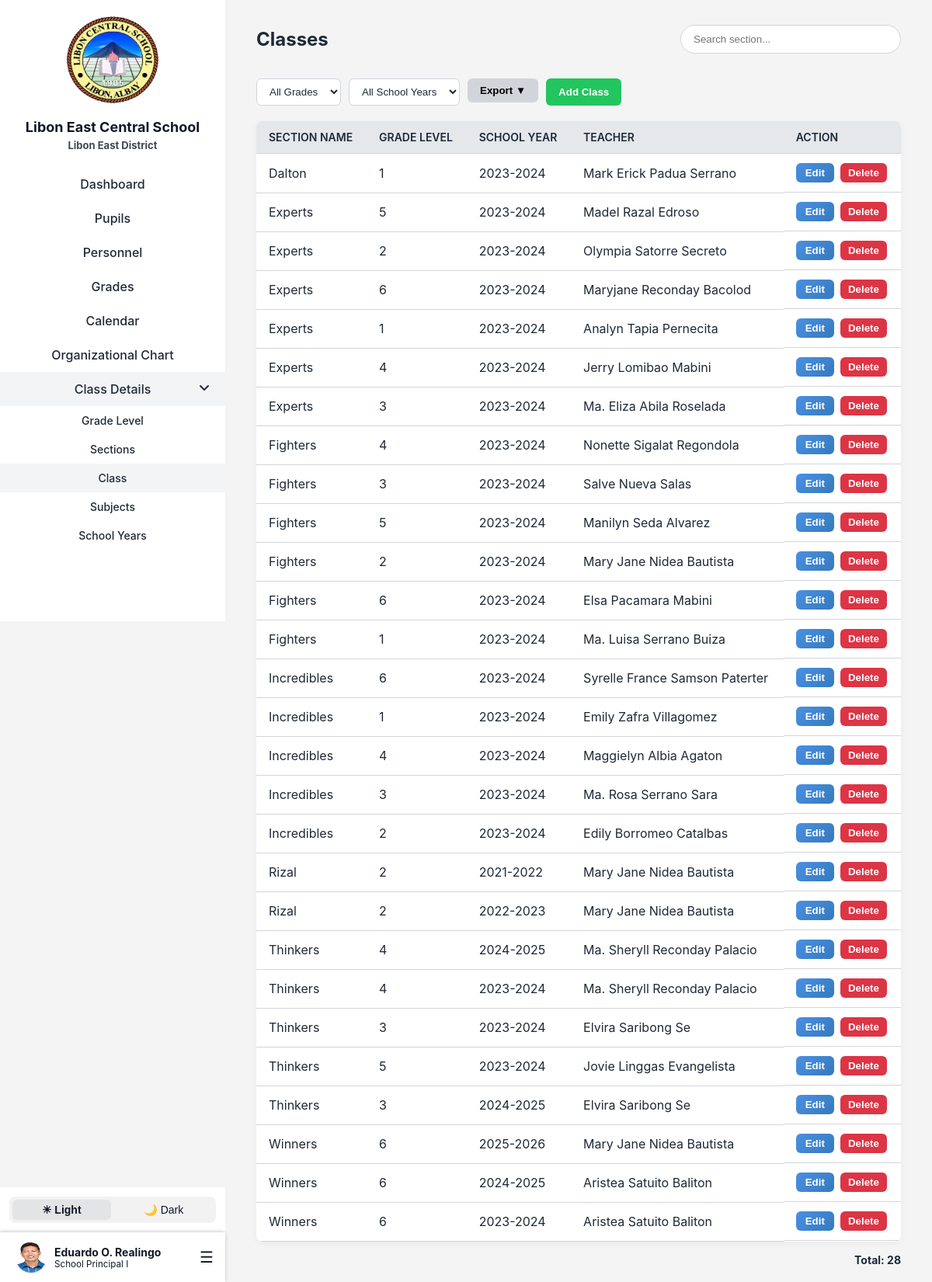
The page /Landing/Login/Page/adminSections.php (signed in) on the database its author committed.
### tables this page shows
CREATE TABLE `teachers` (
  `teacher_id` int(11) NOT NULL,
  `first_name` varchar(100) DEFAULT NULL,
  `middle_name` varchar(100) DEFAULT NULL,
  `last_name` varchar(100) DEFAULT NULL,
  `employee_no` varchar(20) DEFAULT NULL,
  `email` varchar(100) DEFAULT NULL,
  `password` varchar(255) DEFAULT NULL,
  `gender` enum('Male','Female','Other') DEFAULT NULL,
  `birthdate` date DEFAULT NULL,
  `age` int(11) DEFAULT NULL,
  `contact_no` varchar(20) DEFAULT NULL,
  `house_no_street` varchar(255) DEFAULT NULL,
  `barangay` varchar(255) DEFAULT NULL,
  `municipality` varchar(255) DEFAULT NULL,
  `province` varchar(255) DEFAULT NULL,
  `position` varchar(255) NOT NULL,
  `image` varchar(255) NOT NULL DEFAULT 'teacher.png',
  `user_type` char(1) NOT NULL DEFAULT 't' COMMENT 'a - admin\r\nt- teacher\r\nn- non-teaching',
  `user_status` char(1) NOT NULL DEFAULT 'a' COMMENT 'a - active\r\ni - inactive',
  `created_at` datetime DEFAULT current_timestamp(),
  `updated_at` datetime DEFAULT current_timestamp() ON UPDATE current_timestamp(),
  `created_by` int(11) DEFAULT NULL,
  `updated_by` int(11) DEFAULT NULL
);

CREATE TABLE `sections` (
  `section_id` int(11) NOT NULL,
  `section_name` varchar(50) NOT NULL,
  `grade_level_id` int(11) NOT NULL,
  `teacher_id` int(11) DEFAULT NULL,
  `sy_id` int(11) NOT NULL,
  `created_at` datetime DEFAULT current_timestamp(),
  `updated_at` datetime DEFAULT current_timestamp() ON UPDATE current_timestamp(),
  `created_by` int(11) DEFAULT NULL,
  `updated_by` int(11) DEFAULT NULL
);

CREATE TABLE `section_name` (
  `section_name_id` int(11) NOT NULL,
  `section_name` varchar(255) NOT NULL,
  `created_at` datetime DEFAULT current_timestamp(),
  `updated_at` datetime DEFAULT current_timestamp() ON UPDATE current_timestamp(),
  `created_by` int(11) DEFAULT NULL,
  `updated_by` int(11) DEFAULT NULL
);

CREATE TABLE `grade_levels` (
  `grade_level_id` int(11) NOT NULL,
  `level_name` varchar(20) NOT NULL,
  `created_at` datetime DEFAULT current_timestamp(),
  `updated_at` datetime DEFAULT current_timestamp() ON UPDATE current_timestamp(),
  `created_by` int(11) DEFAULT NULL,
  `updated_by` int(11) DEFAULT NULL
);

CREATE TABLE `school_years` (
  `sy_id` int(11) NOT NULL,
  `school_year` varchar(20) DEFAULT NULL,
  `start_date` date DEFAULT NULL,
  `end_date` date DEFAULT NULL,
  `created_at` datetime DEFAULT current_timestamp(),
  `updated_at` datetime DEFAULT current_timestamp() ON UPDATE current_timestamp(),
  `created_by` int(11) DEFAULT NULL,
  `updated_by` int(11) DEFAULT NULL
);

### Landing/Login/Page/adminSections.php (the view, shortened to what this page needs)
<?php
include 'lecs_db.php';
?>
<!DOCTYPE html>
<html lang="en">
<head>
    <link rel="stylesheet" href="css/adminSections.css">
    <link rel="stylesheet" href="css/sidebar.css">
</head>
<body>
<div class="container">
<?php include 'sidebar.php'; ?>
<div class="main-content">
  <div class="header">
    <h1>Classes</h1>
    <form method="GET" style="margin:0;">
      <input type="text" name="search" placeholder="Search section..."
        value="<?php echo isset($_GET['search']) ? htmlspecialchars($_GET['search']) : ''; ?>">
    </form>
  </div>
<div class="header-buttons">
  <form method="GET" class="filter-form">
    <select name="grade_filter" onchange="this.form.submit()">
      <option value="">All Grades</option>
    </select>
    <select name="sy_filter" onchange="this.form.submit()">
      <option value="">All School Years</option>
    </select>
  </form>
  <div class="export-dropdown">
    <button type="button" class="export-btn" onclick="toggleDropdown()">Export ▼</button>
  </div>
  <button type="button" class="add-btn" onclick="openAddModal()">Add Class</button>
</div>
  <table>
    <thead>
      <tr>
        <th>Section Name</th>
        <th>Grade Level</th>
        <th>School Year</th>
        <th>Teacher</th>
        <th>Action</th>
      </tr>
    </thead>
    <tbody>
      <?php
      $whereParts = [];
      $where = count($whereParts) > 0 ? "WHERE " . implode(" AND ", $whereParts) : "";
      $sql = "SELECT s.*, sn.section_name, g.level_name, sy.school_year, CONCAT(t.first_name, ' ', COALESCE(t.middle_name, ''), ' ', t.last_name) AS teacher_name
              FROM sections s
              JOIN section_name sn ON s.section_name = sn.section_name
              LEFT JOIN grade_levels g ON s.grade_level_id = g.grade_level_id
              LEFT JOIN school_years sy ON s.sy_id = sy.sy_id
              LEFT JOIN teachers t ON s.teacher_id = t.teacher_id
              $where
              ORDER BY sn.section_name ASC";
      $result = $conn->query($sql);
      if ($result && $result->num_rows > 0) {
        while ($row = $result->fetch_assoc()) {
          $teacher = $row['teacher_name'] ? htmlspecialchars($row['teacher_name']) : '-';
          echo "<tr>
                  <td>" . htmlspecialchars($row['section_name']) . "</td>
                  <td>" . htmlspecialchars($row['level_name']) . "</td>
                  <td>" . htmlspecialchars($row['school_year']) . "</td>
                  <td>$teacher</td>
                  <td class='action-btns'>
                    <button class='edit-btn' onclick=\"openEditModal({$row['section_id']}, '" . htmlspecialchars($row['section_name']) . "', {$row['grade_level_id']}, {$row['sy_id']}, " . ($row['teacher_id'] ?? 'null') . ")\">Edit</button>
                    <button class='delete-btn' onclick=\"openDeleteModal({$row['section_id']}, '" . htmlspecialchars($row['section_name']) . "')\">Delete</button>
                  </td>
                </tr>";
        }
      } else {
        echo "<tr><td colspan='6'>No sections found</td></tr>";
      }
      ?>
    </tbody>
  </table>
  <div class="total-count">
      <?php
      $countQuery = "SELECT COUNT(*) as total
                    FROM sections s
                    JOIN section_name sn ON s.section_name = sn.section_name
                    LEFT JOIN grade_levels g ON s.grade_level_id = g.grade_level_id
                    LEFT JOIN school_years sy ON s.sy_id = sy.sy_id
                    LEFT JOIN teachers t ON s.teacher_id = t.teacher_id
                    $where";
      $countResult = $conn->query($countQuery);
      $countRow = $countResult->fetch_assoc();
      echo "Total: " . $countRow['total'];
      ?>
    </div>
</div>
</div>
</body>
</html>

### Landing/Login/Page/sidebar.php (shortened to what this page needs)
<?php
include 'lecs_db.php';
$current_page = basename($_SERVER['PHP_SELF']);
$classInfoPages = ['adminGradeLevel.php', 'adminSections.php', 'adminSubjects.php', 'adminSchoolYear.php', 'adminSectionName.php', 'adminOrganizationalChart'];
$isClassInfoActive = in_array($current_page, $classInfoPages);
if (!function_exists('arabic_to_roman')) {
    function arabic_to_roman($num) {
        $roman_numerals = [
            1000 => 'M', 900 => 'CM', 500 => 'D', 400 => 'CD',
            100 => 'C', 90 => 'XC', 50 => 'L', 40 => 'XL',
            10 => 'X', 9 => 'IX', 5 => 'V', 4 => 'IV', 1 => 'I'
        ];
        $roman = '';
        foreach ($roman_numerals as $value => $symbol) {
            while ($num >= $value) {
                $roman .= $symbol;
                $num -= $value;
            }
        }
        return $roman;
    }
}
if (!function_exists('format_position')) {
    function format_position($pos) {
        $is_principal = stripos($pos, 'principal') !== false;
        if (preg_match('/(.*) (\d+)$/', $pos, $matches)) {
            $base = $matches[1];
            $num = intval($matches[2]);
            $roman = arabic_to_roman($num);
            $new_pos = $base . ' ' . $roman;
        } else {
            $new_pos = $pos;
        }
        if ($is_principal) {
            $new_pos = 'School ' . $new_pos;
        }
        return $new_pos;
    }
}
$admin_id = isset($_SESSION['teacher_id']) ? intval($_SESSION['teacher_id']) : 0;
$adminData = [
    'first_name' => 'Admin',
    'middle_name' => '',
    'last_name' => 'User',
    'position' => 'Administrator',
    'image' => 'teacher.png'
];
if ($admin_id > 0 && $_SESSION['user_type'] === 'a') {
    $stmt = $conn->prepare("SELECT first_name, middle_name, last_name, position, image FROM teachers WHERE teacher_id = ?");
    $stmt->bind_param("i", $admin_id);
    $stmt->execute();
    $res = $stmt->get_result();
    if ($res && $res->num_rows > 0) {
        $adminData = $res->fetch_assoc();
    }
}
$middle_initial = !empty($adminData['middle_name']) ? substr($adminData['middle_name'], 0, 1) . '.' : '';
$full_name = trim($adminData['first_name'] . ' ' . $middle_initial . ' ' . $adminData['last_name']);
?>
<link rel="stylesheet" href="css/all.min.css">
<link rel="stylesheet" href="css/sidebar.css">
<div class="sidebar">
    <div class="sidebar-top">
        <img class="logo" src="images/lecs-logo no bg.png" alt="School Logo">
        <h2>Libon East Central School</h2>
        <small class="east">Libon East District</small>
        <div class="nav-links">
            <a href="adminDashboard.php" class="<?= ($current_page == 'adminDashboard.php') ? 'active' : '' ?>">Dashboard</a>
            <a href="adminPupils.php" class="<?= ($current_page == 'adminPupils.php' || $current_page == 'add_pupil.php' || $current_page == 'adminPupilsProfile.php') ? 'active' : '' ?>">Pupils</a>
            <a href="adminTeachers.php" class="<?= ($current_page == 'adminTeachers.php' || $current_page == 'add_teacher.php' || $current_page == 'edit_teacher.php') ? 'active' : '' ?>">Personnel</a>
            <a href="adminGrades.php" class="<?= ($current_page == 'adminGrades.php' || $current_page == 'adminViewGrades.php') ? 'active' : '' ?>">Grades</a>
            <a href="adminEventCalendar.php" class="<?= ($current_page == 'adminEventCalendar.php') ? 'active' : '' ?>">Calendar</a>
            <a href="adminOrganizationalChart.php" class="<?= ($current_page == 'adminOrganizationalChart.php') ? 'active' : '' ?>">Organizational Chart</a>
            <a href="#" id="classInfoLink" class="class-info <?= $isClassInfoActive ? 'active' : '' ?>">
                <span>Class Details</span>
                <i id="classInfoIcon" class="fa-solid <?= $isClassInfoActive ? 'fa-angle-down' : 'fa-angle-right' ?>"></i>
            </a>
            <div id="classInfoSubmenu" class="submenu <?= $isClassInfoActive ? 'show' : '' ?>">
                <a href="adminGradeLevel.php" class="<?= ($current_page == 'adminGradeLevel.php') ? 'active' : '' ?>">Grade Level</a>
                <a href="adminSectionName.php" class="<?= ($current_page == 'adminSectionName.php') ? 'active' : '' ?>">Sections</a>
                <a href="adminSections.php" class="<?= ($current_page == 'adminSections.php') ? 'active' : '' ?>">Class</a>
                <a href="adminSubjects.php" class="<?= ($current_page == 'adminSubjects.php') ? 'active' : '' ?>">Subjects</a>
                <a href="adminSchoolYear.php" class="<?= ($current_page == 'adminSchoolYear.php') ? 'active' : '' ?>">School Years</a>
            </div>
        </div>
    </div>
    <div class="sidebar-bottom">
        <div class="toggle-mode">
            <button class="toggle-btn light-mode" onclick="setMode('light')">☀ Light</button>
            <button class="toggle-btn dark-mode" onclick="setMode('dark')">🌙 Dark</button>
        </div>
        <div class="profile-menu">
            <div class="profile">
                <img src="Uploads/teachers/<?= htmlspecialchars($adminData['image']) ?>" alt="Profile Picture">
                <div class="profile-info">
                    <strong><?= htmlspecialchars($full_name) ?></strong>
                    <small><?= htmlspecialchars(format_position($adminData['position'])) ?></small>
                </div>
            </div>
            <div class="burger" role="button" aria-label="Open menu" tabindex="0">&#9776;</div>
        </div>
    </div>
</div>

### Landing/Login/Page/css/adminSections.css (style rules this page uses)
:root { --primary-color: #2563eb; --primary-hover: #1d4ed8; --success-color: #22c55e; --danger-color: #ef4444; --background-light: #f4f4f5; --background-dark: #1e293b; --sidebar-light: #ffffff; --sidebar-dark: #0f172a; --text-light: #1f2937; --text-dark: #f1f5f9; --accent: #e5e7eb; --border-color: #d1d5db; }
body { margin: 0; font-family: 'Inter', sans-serif; transition: background-color 0.3s, color 0.3s; }
:root.light { background-color: var(--background-light); color: var(--text-light); }
.container { display: flex; min-height: 100vh; }
.main-content { flex: 1; padding: 20px 40px; margin-left: 290px; transition: background-color 0.3s, color 0.3s; }
.header { display: flex; justify-content: space-between; align-items: center; margin-bottom: 20px; }
.header h1 { font-size: 24px; font-weight: 700; }
.header input[type="text"] { padding: 10px 16px; border-radius: 20px; border: 1px solid var(--border-color); outline: none; width: 250px; transition: border 0.3s, box-shadow 0.3s; }
.header-buttons { display: flex; gap: 10px; margin-bottom: 20px; }
.header-buttons button { padding: 8px 16px; border: none; border-radius: 6px; cursor: pointer; font-weight: 600; transition: background 0.3s, transform 0.1s; }
.filter-form { display: flex; gap: 10px; align-items: center; }
.filter-form select { padding: 8px 12px; border-radius: 6px; border: 1px solid var(--border-color); background: var(--sidebar-light); color: var(--text-light); font-weight: 500; cursor: pointer; transition: border 0.3s, background 0.3s; }
.export-btn { background-color: #d1d5db; }
.add-btn { background-color: var(--success-color); color: white; }
table { width: 100%; border-collapse: collapse; background-color: var(--sidebar-light); border-radius: 8px; overflow: hidden; box-shadow: 0 2px 8px rgba(0,0,0,0.05); }
th, td { padding: 12px 16px; text-align: left; border-bottom: 1px solid var(--border-color); }
th { background-color: var(--accent); font-weight: 600; font-size: 14px; text-transform: uppercase; }
.action-btns { display: flex; gap: 8px; }
.edit-btn { background: linear-gradient(135deg, #4a90e2, #357ABD); color: white; padding: 5px 12px; font-weight: 600; border: none; border-radius: 6px; }
.delete-btn { background-color: #dc3545; color: white; padding: 5px 10px; text-decoration: none; border-radius: 6px; border: none; font-weight: 600; }
.total-count { text-align: right; margin-top: 15px; font-weight: bold; font-size: 14px; }
.export-dropdown { position: relative; display: inline-block; }
.show { display: block; }

### rows shown on the page
teachers: image (picture), full_name "Eduardo O. Realingo", position "School Principal I"
sections: section_name.section_name "Dalton", grade_level.level_name "1", sy.school_year "2023-2024", teacher "Mark Erick Padua Serrano"
sections: section_name.section_name "Experts", grade_level.level_name "5", sy.school_year "2023-2024", teacher "Madel Razal Edroso"
sections: section_name.section_name "Experts", grade_level.level_name "2", sy.school_year "2023-2024", teacher "Olympia Satorre Secreto"
sections: section_name.section_name "Experts", grade_level.level_name "6", sy.school_year "2023-2024", teacher "Maryjane Reconday Bacolod"
sections: section_name.section_name "Experts", grade_level.level_name "1", sy.school_year "2023-2024", teacher "Analyn Tapia Pernecita"
sections: section_name.section_name "Experts", grade_level.level_name "4", sy.school_year "2023-2024", teacher "Jerry Lomibao Mabini"
sections: section_name.section_name "Experts", grade_level.level_name "3", sy.school_year "2023-2024", teacher "Ma. Eliza Abila Roselada"
sections: section_name.section_name "Fighters", grade_level.level_name "4", sy.school_year "2023-2024", teacher "Nonette Sigalat Regondola"
sections: section_name.section_name "Fighters", grade_level.level_name "3", sy.school_year "2023-2024", teacher "Salve Nueva Salas"
sections: section_name.section_name "Fighters", grade_level.level_name "5", sy.school_year "2023-2024", teacher "Manilyn Seda Alvarez"
sections: section_name.section_name "Fighters", grade_level.level_name "2", sy.school_year "2023-2024", teacher "Mary Jane Nidea Bautista"
sections: section_name.section_name "Fighters", grade_level.level_name "6", sy.school_year "2023-2024", teacher "Elsa Pacamara Mabini"
sections: section_name.section_name "Fighters", grade_level.level_name "1", sy.school_year "2023-2024", teacher "Ma. Luisa Serrano Buiza"
sections: section_name.section_name "Incredibles", grade_level.level_name "6", sy.school_year "2023-2024", teacher "Syrelle France Samson Paterter"
sections: section_name.section_name "Incredibles", grade_level.level_name "1", sy.school_year "2023-2024", teacher "Emily Zafra Villagomez"
sections: section_name.section_name "Incredibles", grade_level.level_name "4", sy.school_year "2023-2024", teacher "Maggielyn Albia Agaton"
sections: section_name.section_name "Incredibles", grade_level.level_name "3", sy.school_year "2023-2024", teacher "Ma. Rosa Serrano Sara"
sections: section_name.section_name "Incredibles", grade_level.level_name "2", sy.school_year "2023-2024", teacher "Edily Borromeo Catalbas"
sections: section_name.section_name "Rizal", grade_level.level_name "2", sy.school_year "2021-2022", teacher "Mary Jane Nidea Bautista"
sections: section_name.section_name "Rizal", grade_level.level_name "2", sy.school_year "2022-2023", teacher "Mary Jane Nidea Bautista"
sections: section_name.section_name "Thinkers", grade_level.level_name "4", sy.school_year "2024-2025", teacher "Ma. Sheryll Reconday Palacio"
sections: section_name.section_name "Thinkers", grade_level.level_name "4", sy.school_year "2023-2024", teacher "Ma. Sheryll Reconday Palacio"
sections: section_name.section_name "Thinkers", grade_level.level_name "3", sy.school_year "2023-2024", teacher "Elvira Saribong Se"
sections: section_name.section_name "Thinkers", grade_level.level_name "5", sy.school_year "2023-2024", teacher "Jovie Linggas Evangelista"
sections: section_name.section_name "Thinkers", grade_level.level_name "3", sy.school_year "2024-2025", teacher "Elvira Saribong Se"
sections: section_name.section_name "Winners", grade_level.level_name "6", sy.school_year "2025-2026", teacher "Mary Jane Nidea Bautista"
sections: section_name.section_name "Winners", grade_level.level_name "6", sy.school_year "2024-2025", teacher "Aristea Satuito Baliton"
sections: section_name.section_name "Winners", grade_level.level_name "6", sy.school_year "2023-2024", teacher "Aristea Satuito Baliton"

### other values the page prints
$countRow['total'] "28"
